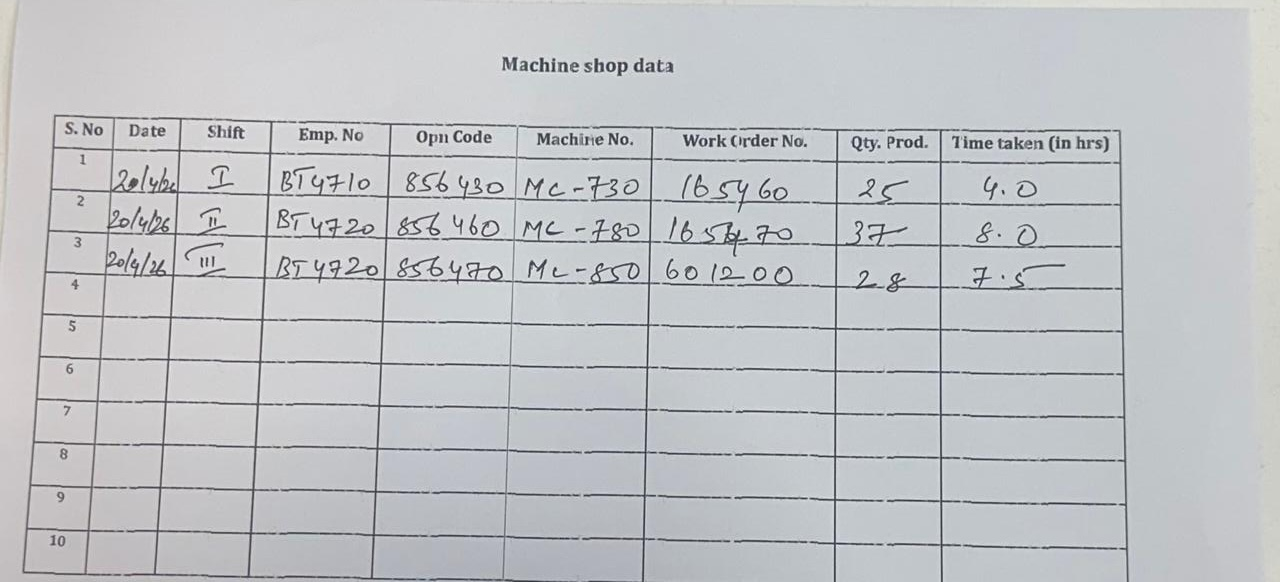
#> input picture samples/Image1.jpeg, 1280 x 582 px
$ python -i files.py   (imports and definitions only)
#> lines starting #> are read from the running program, lines starting #| are printed output that depends on the picture; after the words box and inside, x2 and y2 are one past the last pixel; in counts of white or black regions, pixels touching at a corner belong together
"""File / image helpers."""
from __future__ import annotations

import base64
import hashlib
import io
import uuid
from pathlib import Path
from typing import List, Tuple

import cv2
import numpy as np
from PIL import Image


def sha256_bytes(data: bytes) -> str:
    return hashlib.sha256(data).hexdigest()


def new_uuid() -> str:
    return uuid.uuid4().hex


# [5 lines left out: function write_bytes, not called in this run]


def encode_image_b64(path: str | Path) -> str:
    return base64.b64encode(Path(path).read_bytes()).decode("ascii")


def image_to_data_url(path: str | Path, mime: str = "image/jpeg") -> str:
    return f"data:{mime};base64,{encode_image_b64(path)}"


# [19 lines left out: function pdf_to_images, not called in this run]


def preprocess_image(in_path: str | Path, out_path: str | Path) -> Tuple[int, int]:
    """Deskew + denoise + adaptive threshold to improve OCR readability."""
#> called with in_path = '../../../samples/Image1.jpeg', out_path = 'out.png'
    img = cv2.imread(str(in_path))
#> img is the input picture: shape (582, 1280, 3); mean B, G, R 199, 196, 193.7
    if img is None:
        # PIL fallback
        pil = Image.open(in_path).convert("RGB")
        img = cv2.cvtColor(np.array(pil), cv2.COLOR_RGB2BGR)
    gray = cv2.cvtColor(img, cv2.COLOR_BGR2GRAY)
    gray = cv2.bilateralFilter(gray, 5, 50, 50)
    # Deskew via image moments of binarized version
    bw = cv2.adaptiveThreshold(gray, 255, cv2.ADAPTIVE_THRESH_GAUSSIAN_C, cv2.THRESH_BINARY_INV, 31, 11)
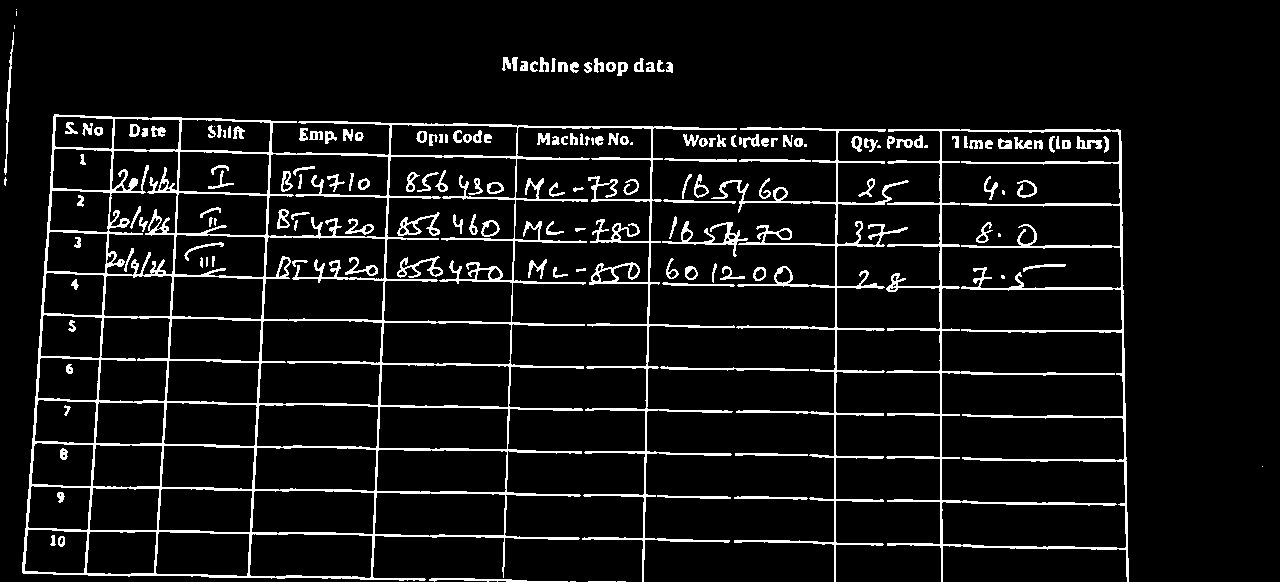
#> bw: shape (582, 1280); 7.5% white in thin lines or dots
    coords = np.column_stack(np.where(bw > 0))
#> coords = 55893 pairs, first value 9 to 581, second value 4 to 1262
    angle = 0.0
    if coords.size > 0:
        rect = cv2.minAreaRect(coords)
#> rect = ((306.5, 633.3), (564, 1265.1), -1.43)
        angle = rect[-1]
#> angle = -1.43
        if angle < -45:
            angle = -(90 + angle)
        else:
            angle = -angle
#> angle = 1.43
    (h, w) = img.shape[:2]
#> h = 582; w = 1280
    if abs(angle) > 0.1:
        M = cv2.getRotationMatrix2D((w / 2, h / 2), angle, 1.0)
#> M = [[1, 0.025, -7.07], [-0.025, 1, 16.09]]
        img = cv2.warpAffine(img, M, (w, h), flags=cv2.INTER_CUBIC, borderMode=cv2.BORDER_REPLICATE)
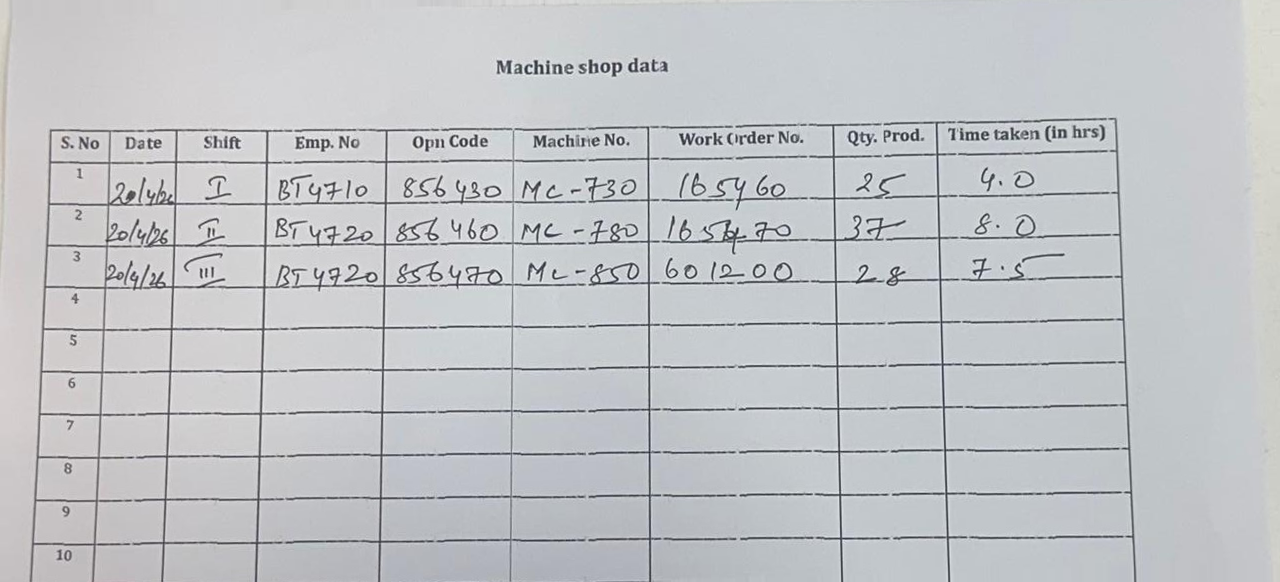
#> img: shape (582, 1280, 3); mean B, G, R 199.2, 196.1, 193.9
    Path(out_path).parent.mkdir(parents=True, exist_ok=True)
    cv2.imwrite(str(out_path), img, [cv2.IMWRITE_JPEG_QUALITY, 92])
    return w, h

>>> result = preprocess_image('../../../samples/Image1.jpeg', 'out.png')
#> result = (1280, 582)

$ run again, on samples/Image2.jpeg
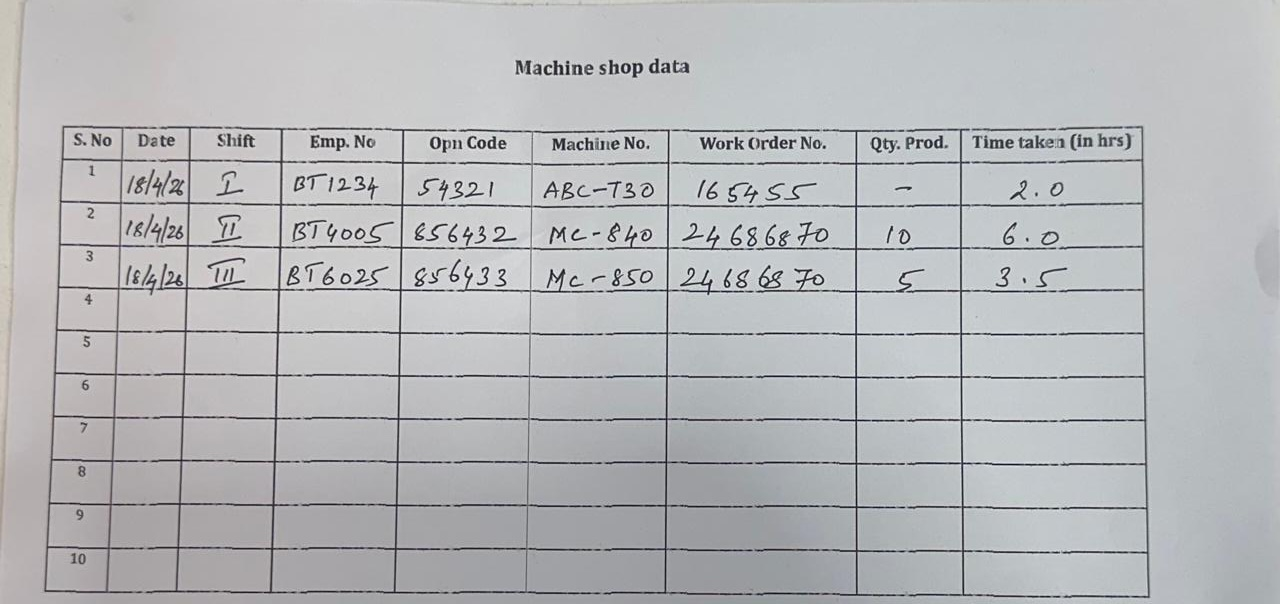
#> input picture samples/Image2.jpeg, 1280 x 604 px
#> in preprocess_image, img is the input picture: shape (604, 1280, 3); mean B, G, R 186, 183.8, 182.6
#> in preprocess_image, `bw = cv2.adaptiveThreshold(gray, 255, cv2.ADAPTIVE_THRESH_GAUSSIAN_C, ..`:
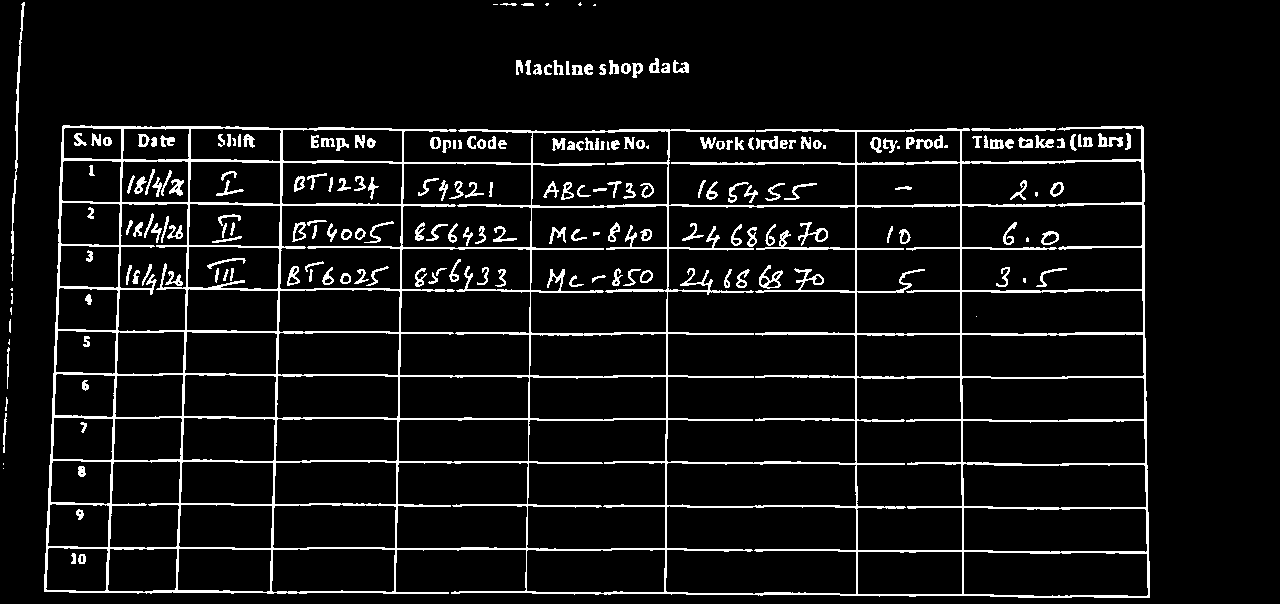
#> bw: shape (604, 1280); 7.3% white in thin lines or dots, all inside (x1, y1, x2, y2) = (3, 2, 1150, 598)
#> coords = 56254 pairs, first value 2 to 597, second value 3 to 1149
#> rect = ((298.5, 577), (593, 1146.7), -0.26)
#> in preprocess_image, `angle = rect[-1]`: angle = -0.26
#> in preprocess_image, `angle = -angle`: angle = 0.26
#> M = [[1, 0.00454, -1.36], [-0.00454, 1, 2.91]]
#> in preprocess_image, `img = cv2.warpAffine(img, M, (w, h), flags=cv2.INTER_CUBIC, borderMode..`:
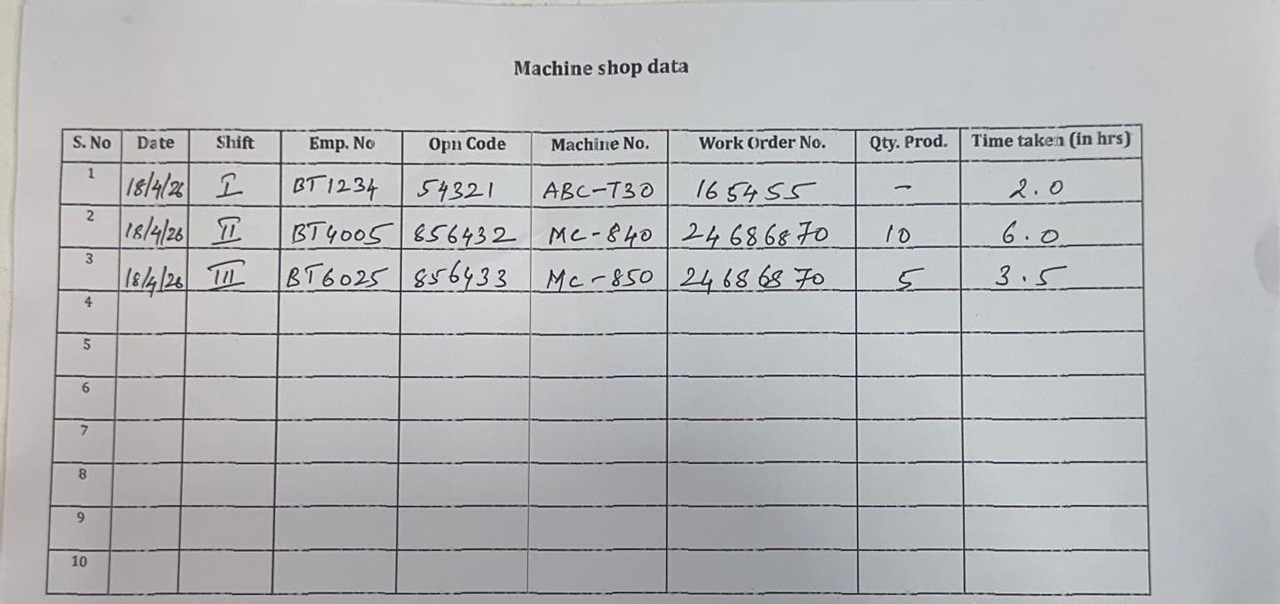
#> img: shape (604, 1280, 3); mean B, G, R 186, 183.8, 182.6

$ run again, on samples/Image3.jpeg
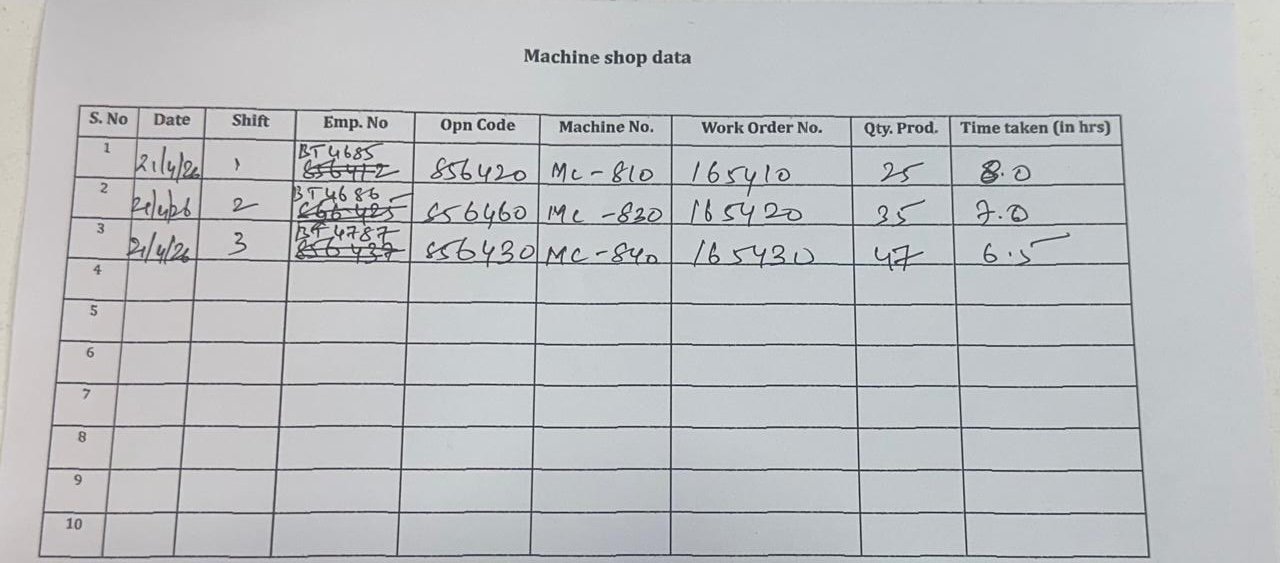
#> input picture samples/Image3.jpeg, 1280 x 563 px
#> in preprocess_image, img is the input picture: shape (563, 1280, 3); mean B, G, R 194.3, 191.8, 189.6
#> in preprocess_image, `bw = cv2.adaptiveThreshold(gray, 255, cv2.ADAPTIVE_THRESH_GAUSSIAN_C, ..`:
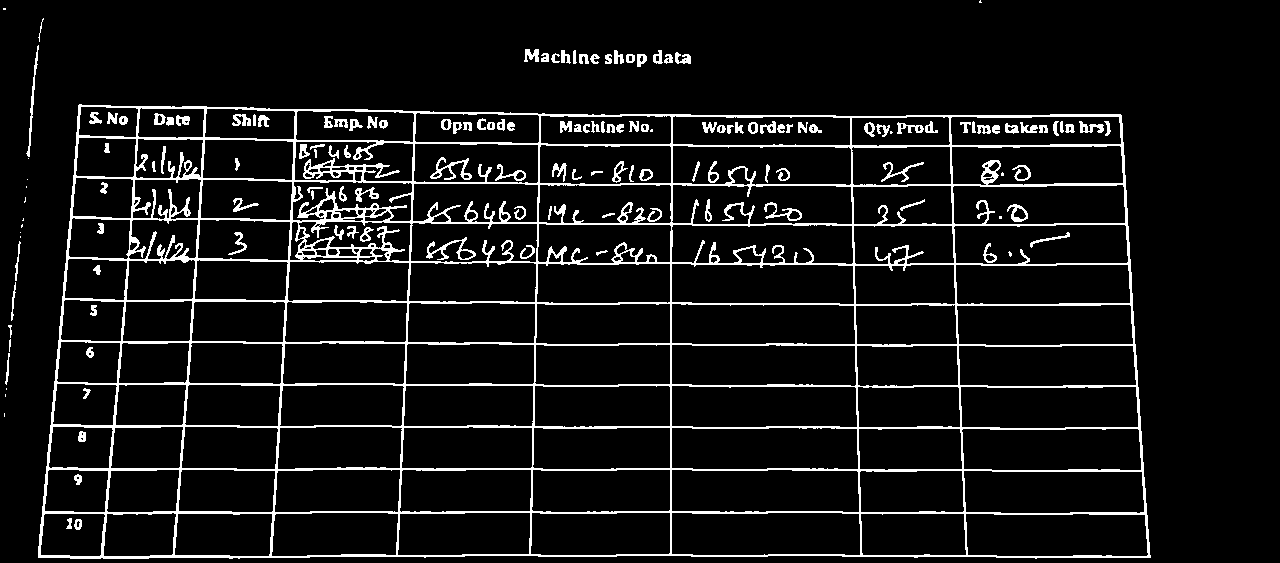
#> bw: shape (563, 1280); 7.9% white in thin lines or dots, all inside (x1, y1, x2, y2) = (3, 0, 1151, 559)
#> coords = 57027 pairs, first value 0 to 558, second value 3 to 1150
#> rect = ((282.5, 575.3), (1144.8, 558.4), -89.53)
#> in preprocess_image, `angle = rect[-1]`: angle = -89.53
#> in preprocess_image, `angle = -(90 + angle)`: angle = -0.469
#> M = [[1, -0.00819, 2.33], [0.00819, 1, -5.23]]
#> in preprocess_image, `img = cv2.warpAffine(img, M, (w, h), flags=cv2.INTER_CUBIC, borderMode..`:
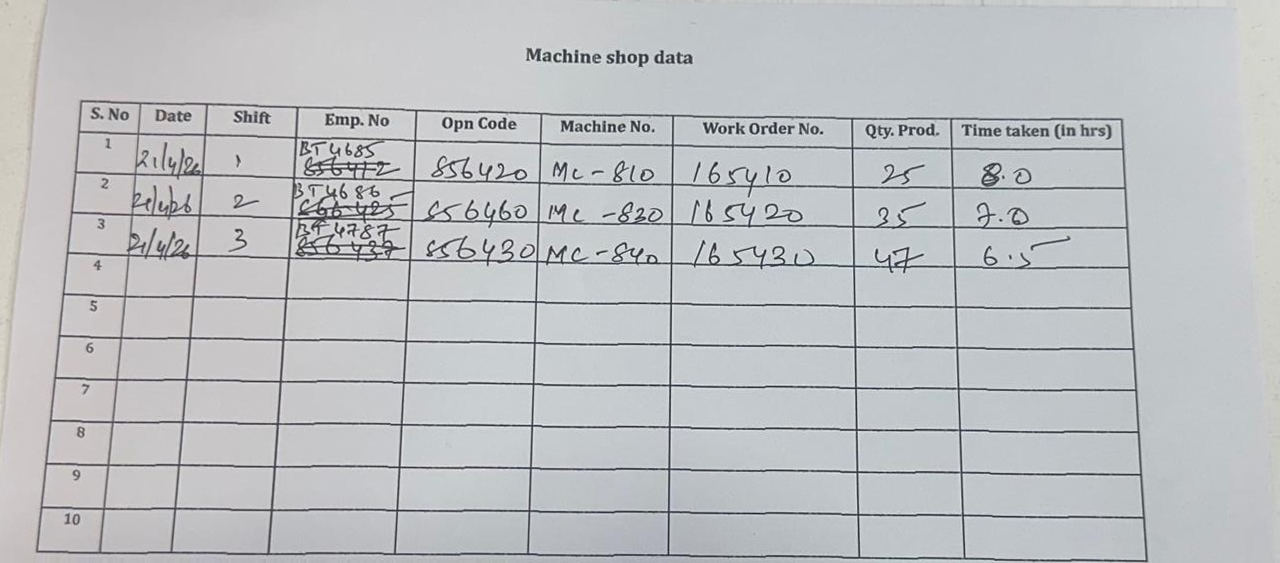
#> img: shape (563, 1280, 3); mean B, G, R 194.3, 191.8, 189.6

$ run again, on samples/Image4.jpeg
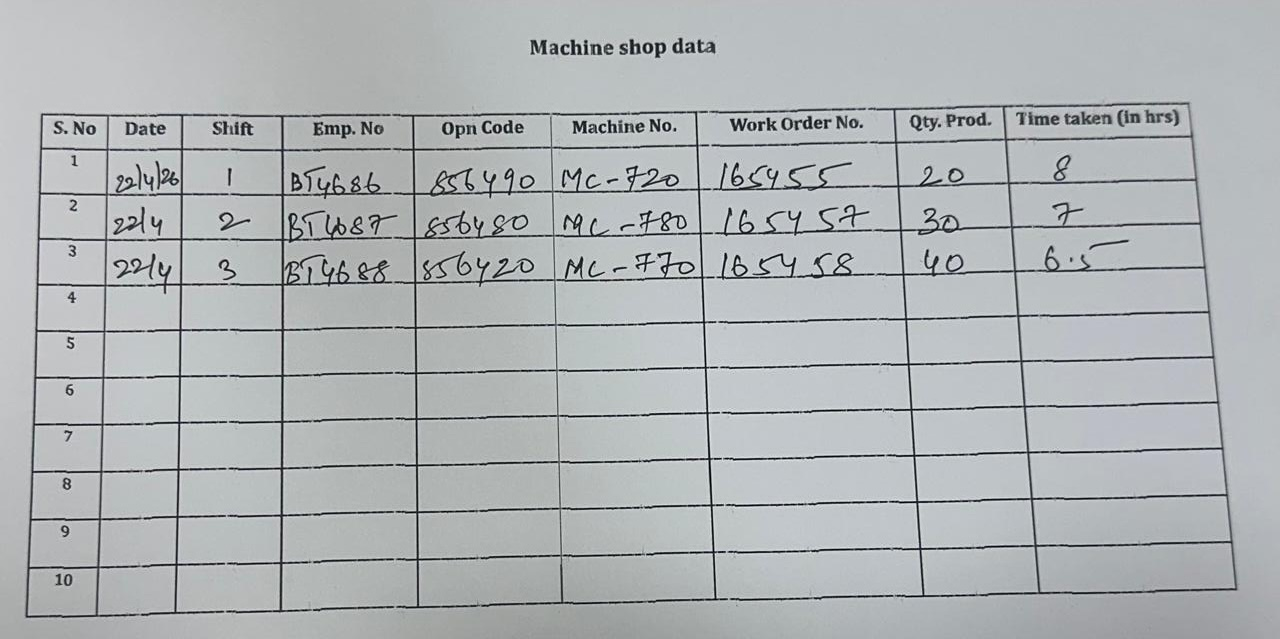
#> input picture samples/Image4.jpeg, 1280 x 639 px
#> in preprocess_image, img is the input picture: shape (639, 1280, 3); mean B, G, R 182, 180.1, 176.2
#> in preprocess_image, `bw = cv2.adaptiveThreshold(gray, 255, cv2.ADAPTIVE_THRESH_GAUSSIAN_C, ..`:
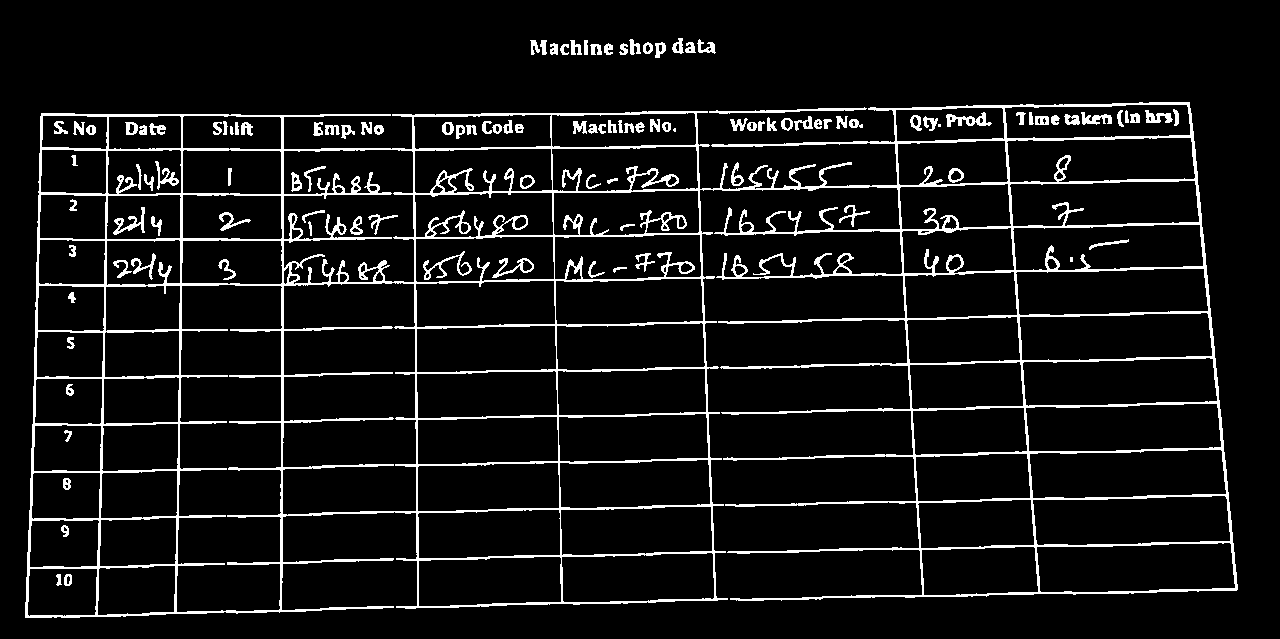
#> bw: shape (639, 1280); 7.7% white; 116 white regions (3 under 20 px), largest, box (x1, y1, x2, y2) and area: (25, 102, 1238, 618) 52446, (709, 107, 867, 114) 391, (423, 251, 472, 280) 312
#> coords = 63179 pairs, first value 38 to 617, second value 25 to 1237
#> rect = ((321.2, 624.6), (1212.4, 566.6), -88.69)
#> in preprocess_image, `angle = rect[-1]`: angle = -88.69
#> in preprocess_image, `angle = -(90 + angle)`: angle = -1.31
#> M = [[1, -0.0228, 7.45], [0.0228, 1, -14.52]]
#> in preprocess_image, `img = cv2.warpAffine(img, M, (w, h), flags=cv2.INTER_CUBIC, borderMode..`:
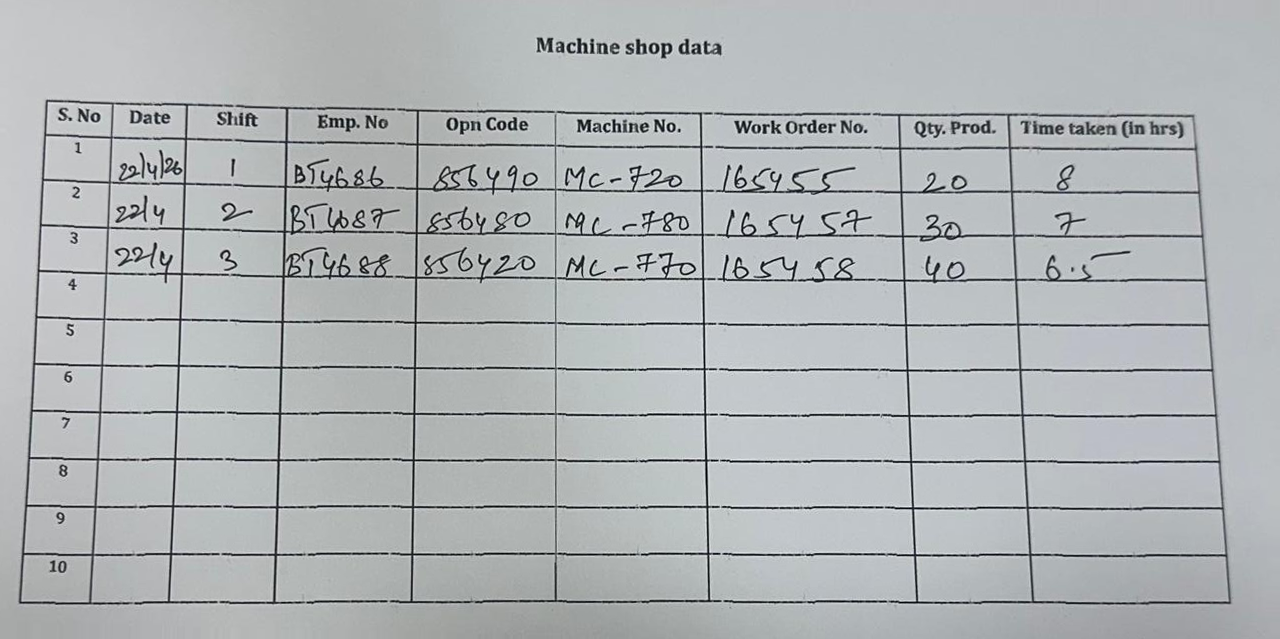
#> img: shape (639, 1280, 3); mean B, G, R 182, 180.2, 176.2
